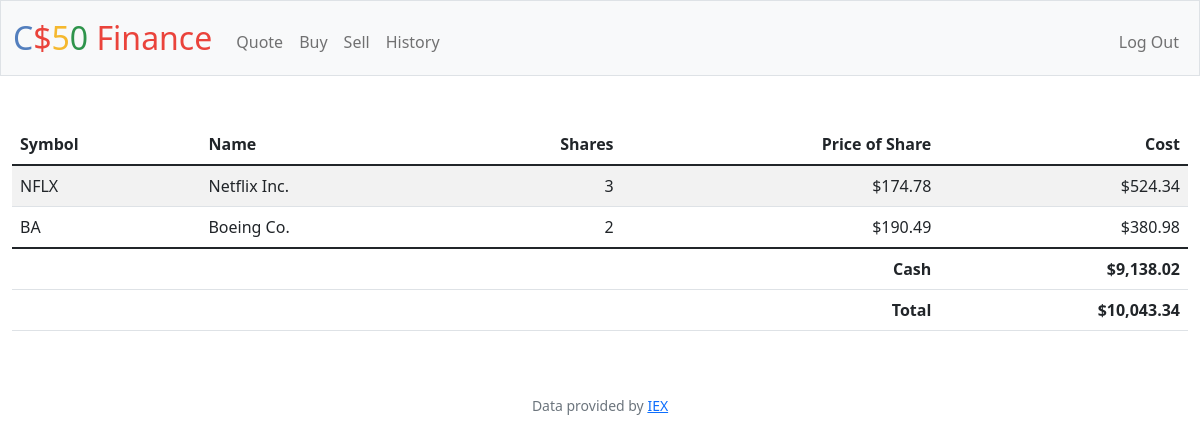
The page / (signed in) on the database its author committed.
### tables this page shows
CREATE TABLE shares (
id INTEGER NOT NULL,symbol TEXT NOT NULL PRIMARY KEY,
name TEXT NOT NULL,
nshares INTEGER NOT NULL DEFAULT 0,
price INTEGER NOT NULL,
FOREIGN KEY (id) REFERENCES users (id)
);

CREATE TABLE users (id INTEGER PRIMARY KEY AUTOINCREMENT NOT NULL, username TEXT NOT NULL, hash TEXT NOT NULL, cash NUMERIC NOT NULL DEFAULT 10000.00);

### app.py (the view)
@app.route("/")
@login_required
def index():
    id = session["user_id"]
    temp = db.execute("SELECT cash FROM users WHERE id = :id", id = id)
    cash = temp[0]["cash"]
    shares = db.execute("SELECT * FROM shares WHERE id = ? AND nshares > 0", id)
    totalshares = 0
    for share in shares:
        totalshares += share.get("price")*share.get("nshares")
    return render_template("index.html", shares=shares, cash=cash, totalshares=totalshares)

### app.py (called while the page is built)
@app.after_request
def after_request(response):
    response.headers["Cache-Control"] = "no-cache, no-store, must-revalidate"
    response.headers["Expires"] = 0
    response.headers["Pragma"] = "no-cache"
    return response

### helpers.py (called while the page is built)
def login_required(f):
    @wraps(f)
    def decorated_function(*args, **kwargs):
        if session.get("user_id") is None:
            return redirect("/login")
        return f(*args, **kwargs)
    return decorated_function

def usd(value):
    return f"${value:,.2f}"

### templates/index.html (shortened to what this page needs)
{% extends "layout.html" %}
{% block main%}
    <table class="table table-striped">
        <thead>
            <tr>
                <th class="text-start">Symbol</th>
                <th class="text-start">Name</th>
                <th class="text-end">Shares</th>
                <th class="text-end">Price of Share</th>
                <th class="text-end">Cost</th>
            </tr>
        </thead>
        <tbody>
            {% for share in shares%}
                <tr>
                    <td class="text-start">{{share.symbol}}</td>
                    <td class="text-start">{{share.name}}</td>
                    <td class="text-end">{{share.nshares}}</td>
                    <td class="text-end">{{share.price | usd}}</td>
                    <td class="text-end">{{(share.price*share.nshares) | usd}}</td>
                </tr>
            {% endfor%}
        </tbody>
        <tfoot>
            <tr>
                <td class="fw-bold text-end" colspan="4">Cash</td>
                <td class="fw-bold text-end" colspan="4">{{ cash | usd }}</td>
            </tr>
            <tr>
                <td class="fw-bold text-end" colspan="4">Total</td>
                <td class="fw-bold text-end" colspan="4">{{ (cash + totalshares) | usd}}</td>
            </tr>
        </tfoot>
    </table>
{% endblock %}

### templates/layout.html (shortened to what this page needs)
<!DOCTYPE html>
<html lang="en">
    <head>
        <link href="https://cdn.jsdelivr.net/npm/bootstrap@5.1.3/dist/css/bootstrap.min.css" rel="stylesheet">
        <link href="/static/styles.css" rel="stylesheet">
    </head>
    <body>
        <nav class="bg-light border navbar navbar-expand-md navbar-light">
            <div class="container-fluid">
                <a class="navbar-brand" href="/"><span class="blue">C</span><span class="red">$</span><span class="yellow">5</span><span class="green">0</span> <span class="red">Finance</span></a>
                <div class="collapse navbar-collapse" id="navbar">
                    {% if session["user_id"] %}
                        <ul class="navbar-nav me-auto mt-2">
                            <li class="nav-item"><a class="nav-link" href="/quote">Quote</a></li>
                            <li class="nav-item"><a class="nav-link" href="/buy">Buy</a></li>
                            <li class="nav-item"><a class="nav-link" href="/sell">Sell</a></li>
                            <li class="nav-item"><a class="nav-link" href="/history">History</a></li>
                        </ul>
                        <ul class="navbar-nav ms-auto mt-2">
                            <li class="nav-item"><a class="nav-link" href="/logout">Log Out</a></li>
                        </ul>
                    {% else %}
                        <ul class="navbar-nav ms-auto mt-2">
                            <li class="nav-item"><a class="nav-link" href="/register">Register</a></li>
                            <li class="nav-item"><a class="nav-link" href="/login">Log In</a></li>
                        </ul>
                    {% endif %}
                </div>
            </div>
        </nav>
        <main class="container-fluid py-5 text-center">
            {% block main %}{% endblock %}
        </main>
        <footer class="mb-5 small text-center text-muted">
            Data provided by <a href="https://iexcloud.io/">IEX</a>
        </footer>
    </body>
</html>

### static/styles.css (style rules this page uses)
nav .navbar-brand { font-size: xx-large; }
nav .navbar-brand .blue { color: #537fbe; }
nav .navbar-brand .red { color: #ea433b; }
nav .navbar-brand .yellow { color: #f5b82e; }
nav .navbar-brand .green { color: #2e944b; }

### rows shown on the page
shares: symbol "NFLX", name "Netflix Inc.", nshares "3", price "$174.78", (share.price*share.nshares)|usd "$524.34"
shares: symbol "BA", name "Boeing Co.", nshares "2", price "$190.49", (share.price*share.nshares)|usd "$380.98"
users: cash "$9,138.02", (cash+totalshares)|usd "$10,043.34"
